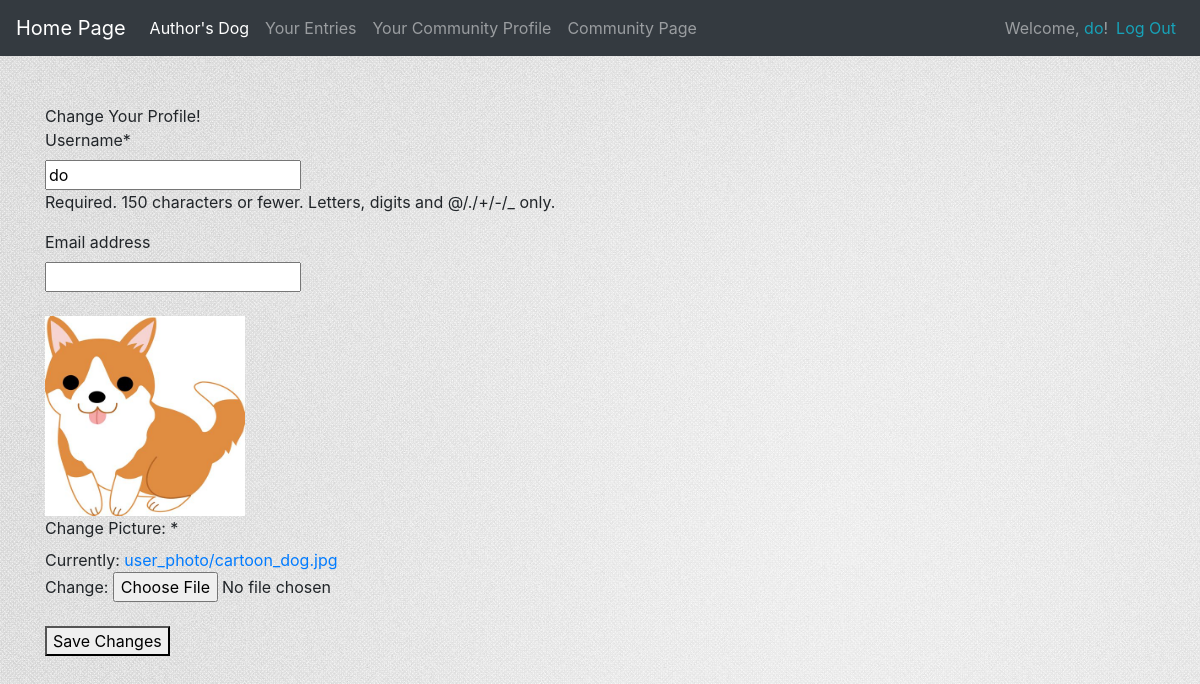
Page /edit_user_profile/1/ (signed in) on the earlier database version.
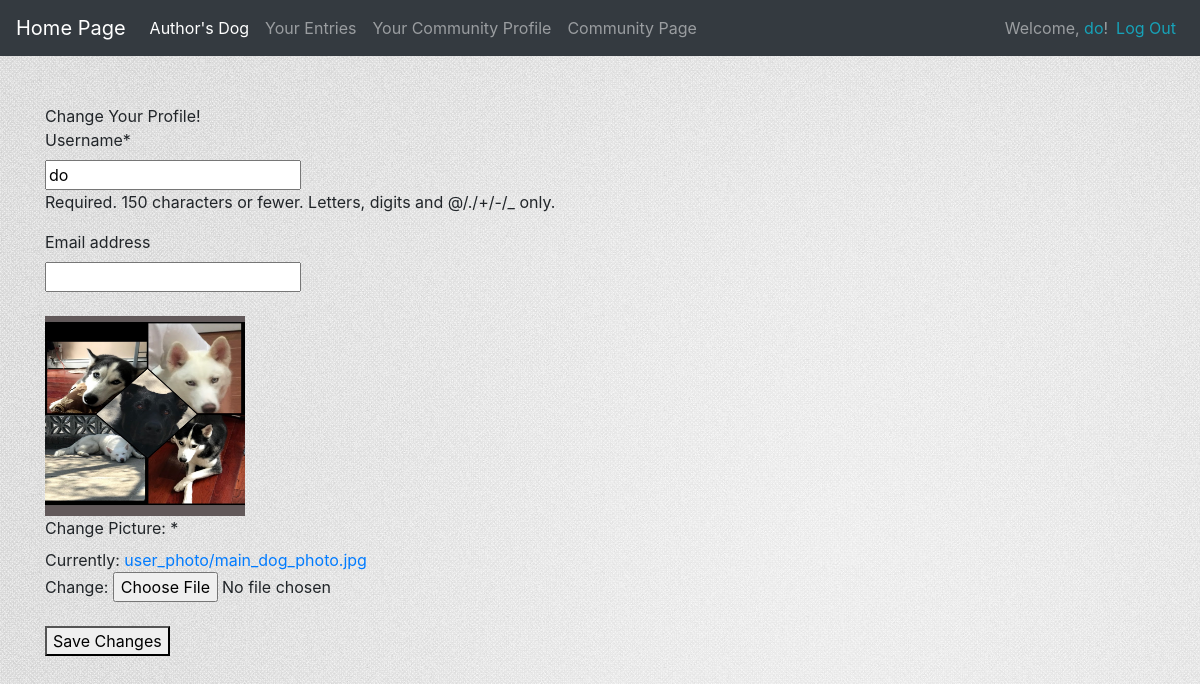
Same page on the later database version.
### test_dog_app/models.py (models this page shows, shortened)
class Profile(models.Model):
    user = models.OneToOneField(User, on_delete=models.CASCADE)
    user_photo = models.ImageField(upload_to='user_photo/', default='default.png')

### users/views.py (the view, shortened to what this page needs)
# urls.py: path('edit_user_profile/<int:user_id>/', views.edit_user_profile, name='edit_user_profile'),
@login_required
def edit_user_profile(request, user_id):
    profile = Profile.objects.get(id=user_id)
    if request.method != 'POST':
        p_form = ChangeProfilePictureForm(instance=profile)
        u_form = ChangeUserNameForm(instance=request.user)
    context = {
        'p_form':p_form,
        'u_form':u_form,
        'profile': profile
    }
    return render(request, 'edit_user_profile.html', context)

### users/forms.py
class ChangeProfilePictureForm(forms.ModelForm):
    class Meta:
        model = Profile
        fields = ['user_photo']
        labels = {'user_photo': 'Change Picture: '}

class ChangeUserNameForm(UserChangeForm):
    password = None
    class Meta:
        model = User
        fields = ['username', 'email']

### users/templates/edit_user_profile.html (shortened to what this page needs)
{% extends 'base.html' %}
{% load crispy_forms_filters %}
{% block content %}
    <header>
            <br>Change Your Profile!
    </header>
    <form action="{% url 'users:edit_user_profile' user.id %}" method="post" enctype="multipart/form-data">
        {{ u_form | crispy }}<br>
    <img src="{{ profile.user_photo.url }}"
         style="width: 200px; height: 200px"
         alt="User-Profile-Picture">
        {{ p_form | crispy }}<br>
    <button name="submit">Save Changes</button>
    </form>
{% endblock content %}

Differences in the rows shown:
changed Profile: user_photo: a different picture
Other differences:
text no longer shown: "Change Picture: * Currently: user_photo/cartoon_dog.jpg Change:"
text now shown: "Change Picture: * Currently: user_photo/main_dog_photo.jpg Change:"
